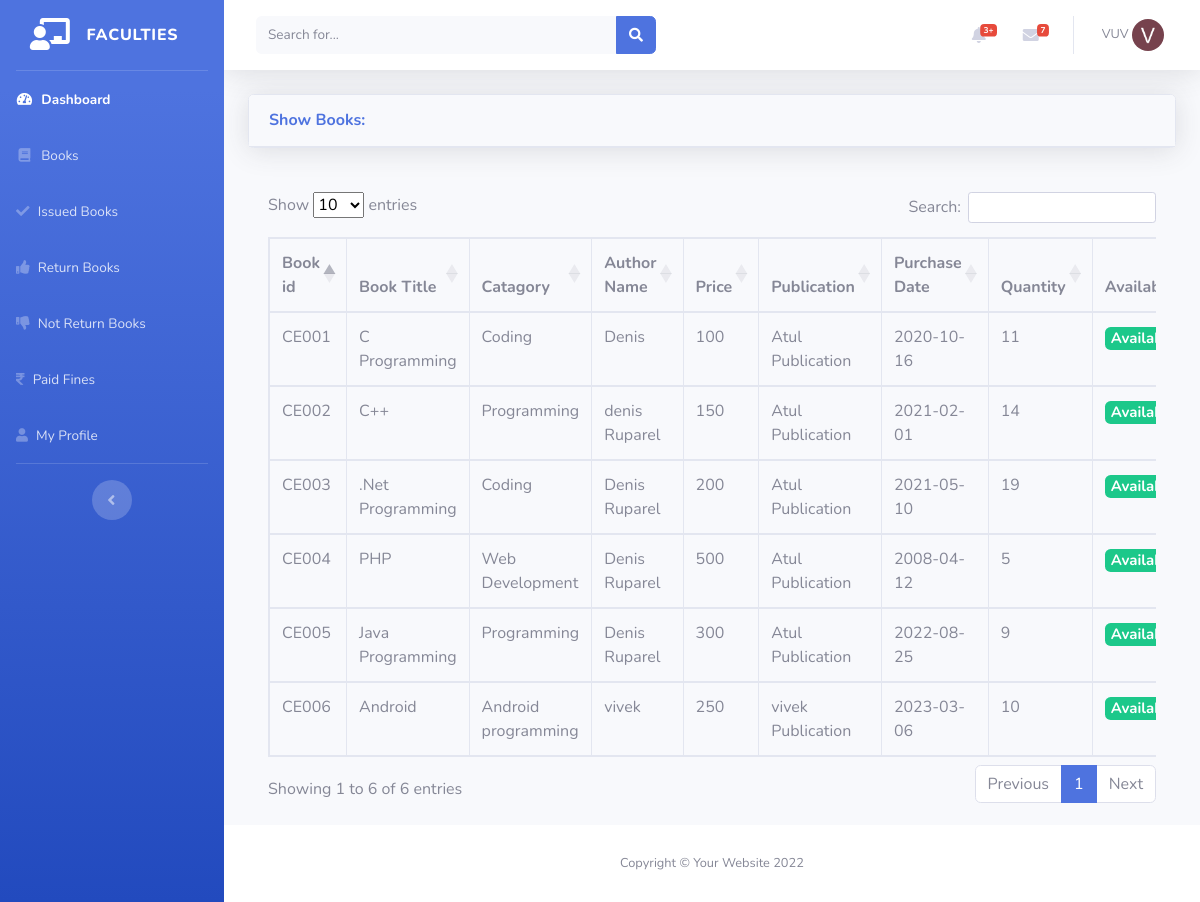
Page /faculty_show_books.php (signed in) on the committed database.
### tables this page shows
CREATE TABLE IF NOT EXISTS `faculties` (
  `f_id` varchar(15) NOT NULL,
  `f_name` varchar(30) NOT NULL,
  `l_name` varchar(30) NOT NULL,
  `email` varchar(50) NOT NULL,
  `contact` bigint NOT NULL,
  `password` varchar(15) NOT NULL,
  `avatar` varchar(100) NOT NULL,
  PRIMARY KEY (`f_id`)
);

CREATE TABLE IF NOT EXISTS `books` (
  `book_id` varchar(20) NOT NULL,
  `book_title` varchar(100) NOT NULL,
  `catagory` varchar(100) NOT NULL,
  `author_name` varchar(100) NOT NULL,
  `price` int NOT NULL,
  `publication` varchar(100) NOT NULL,
  `purchase_date` date NOT NULL,
  `quantity` varchar(20) NOT NULL,
  `availability` enum('Available','Not Available') NOT NULL,
  `book_updated_on` varchar(30) NOT NULL,
  PRIMARY KEY (`book_id`)
);

### faculty_show_books.php (the view)
<?php
include('faculties/header.php');
include('faculties/navbar.php');
include('security.php');
?>
<div class="container-fluid">
<div class="card shadow mb-4">
  <div class="card-header py-3">
    <h6 class="m-0 font-weight-bold text-primary">Show Books: </h6>
  </div>
</div>
  <div class="card-body">
    <div class="table-responsive">
      <table class="table table-bordered" id="datatableid" width="100%" cellspacing="0">
        <thead>
          <tr>
            <th> Book id </th>
            <th> Book Title </th>
            <th> Catagory </th>
            <th> Author Name</th>
            <th> Price </th>
            <th> Publication </th>
            <th> Purchase Date </th>
            <th> Quantity </th>
            <th> Availability </th>
          </tr>
        </thead>
        <tbody>
        <?php
        $query = "SELECT * FROM books";
        $query_run = mysqli_query($connection, $query);
        if(mysqli_num_rows($query_run) > 0){
          while($row = mysqli_fetch_assoc($query_run)){
            $availabel = '';
            if($row['availability'] == 'Available'){
							$availabel = '<h5><span class="badge badge-success">Available</span></h5>';
						}
						else{
							$availabel = '<h5><span class="badge badge-danger">Not Availabel</span></h5>';
						}
          ?>
            <tr>
            <td><?php  echo $row['book_id']; ?></td>
            <td><?php  echo $row['book_title']; ?></td>
            <td><?php  echo $row['catagory']; ?></td>
            <td><?php  echo $row['author_name']; ?></td>
            <td><?php  echo $row['price']; ?></td>
            <td><?php  echo $row['publication']; ?></td>
            <td><?php  echo $row['purchase_date']; ?></td>
            <td><?php  echo $row['quantity']; ?></td>
            <td><?php  echo $availabel; ?></td>
            </tr>
          <?php
          }
        }
        else{
          echo "No Record Found";
        }
          ?>
        </tbody>
      </table>
    </div>
  </div>
</div>
</div>
<?php
include('faculties/footer.php');
?>

### profile_pic.php (shortened to what this page needs)
<?php
function Get_faculty_avatar($userid, $connection){
    $query = "SELECT avatar FROM faculties WHERE f_id = '".$userid."'";
    $result = mysqli_query($connection, $query);
    while($row = mysqli_fetch_assoc($result)){
        echo '<img src="'.$row["avatar"].'" width="75" class="img-profile rounded-circle" />';
    }
}
?>

### rows in the picture
faculties: avatar (picture)
books: book_id "CE001", book_title "C Programming", catagory "Coding", author_name "Denis", price "100", publication "Atul Publication", purchase_date "2020-10-16", quantity "11", availability "Available"
books: book_id "CE002", book_title "C++", catagory "Programming", author_name "denis Ruparel", price "150", publication "Atul Publication", purchase_date "2021-02-01", quantity "14", availability "Available"
books: book_id "CE003", book_title ".Net Programming", catagory "Coding", author_name "Denis Ruparel", price "200", publication "Atul Publication", purchase_date "2021-05-10", quantity "19", availability "Available"
books: book_id "CE004", book_title "PHP", catagory "Web Development", author_name "Denis Ruparel", price "500", publication "Atul Publication", purchase_date "2008-04-12", quantity "5", availability "Available"
books: book_id "CE005", book_title "Java Programming", catagory "Programming", author_name "Denis Ruparel", price "300", publication "Atul Publication", purchase_date "2022-08-25", quantity "9", availability "Available"
books: book_id "CE006", book_title "Android", catagory "Android programming", author_name "vivek", price "250", publication "vivek Publication", purchase_date "2023-03-06", quantity "10", availability "Available"

### other values in the picture
$_SESSION['userid'] "VUV"
